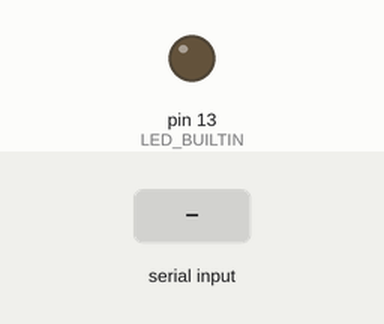
This sketch was run on a simulated Arduino Uno, built with avr-gcc and run on an emulated ATmega328P. Shown: output pins drawn as LEDs (lit = HIGH). The test bench sets the inputs (shaded band). What the sketch prints to the serial monitor is not drawn.

Above: at 1.2 s.
1.3 s: "90,45,200,10\n" received over Serial
At 4.2 s:
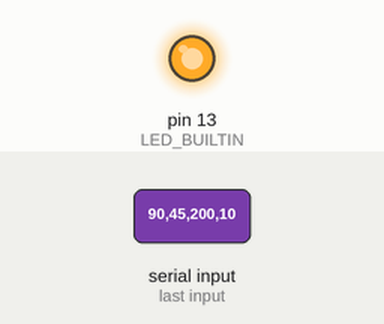
Timing chart, 0 to 5.7 s (numbered marks = the images above; inputs shaded):
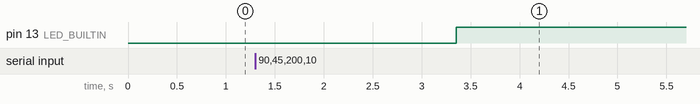

Measured:
- after the input at 1.3 s, pin 13 (LED_BUILTIN): LOW → HIGH after 2.1 s

The sketch:

tinyml.ino
```cpp
float ax, ay, az;
float gx, gy, gz;

void setup() {
  Serial.begin(9600);

  pinMode(LED_BUILTIN, OUTPUT);

  Serial.println("=== UAV FLIGHT HEALTH MONITOR ===");
  Serial.println("Send: ax ay az gx gy gz");
}

void loop() {

  if (Serial.available()) {

    ax = Serial.parseFloat();
    ay = Serial.parseFloat();
    az = Serial.parseFloat();

    gx = Serial.parseFloat();
    gy = Serial.parseFloat();
    gz = Serial.parseFloat();

    float accel = sqrt(ax * ax + ay * ay + az * az);
    float gyro  = sqrt(gx * gx + gy * gy + gz * gz);

    Serial.println();
    Serial.println("---- Flight Telemetry ----");

    Serial.print("Acceleration: ");
    Serial.println(accel);

    Serial.print("Angular Rate: ");
    Serial.println(gyro);

    if (accel > 15 || gyro > 100) {

      Serial.println("STATUS: ⚠️ ANOMALY DETECTED");
      digitalWrite(LED_BUILTIN, HIGH);

    } else {

      Serial.println("STATUS: NORMAL");
      digitalWrite(LED_BUILTIN, LOW);
    }
  }
}
```
